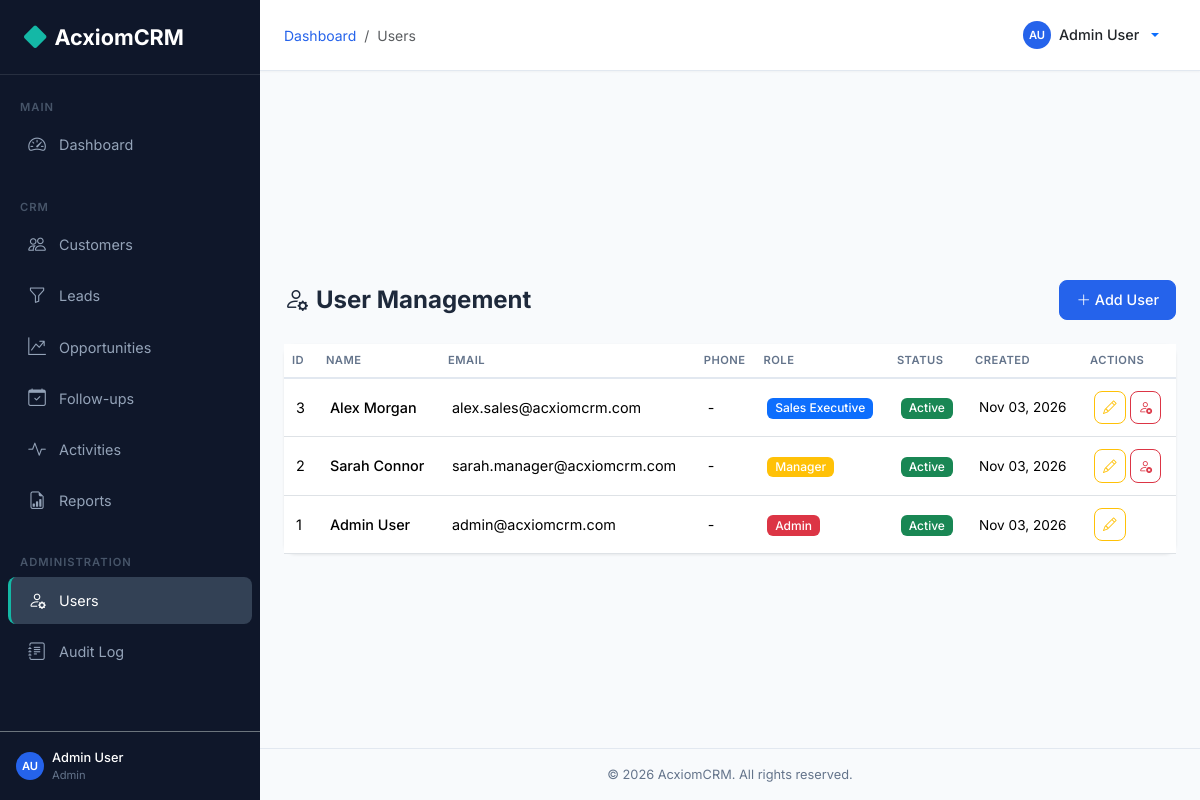
Page /users/ (signed in) on the committed database.
### backend/models.py (models this page shows, shortened)
class User(UserMixin, db.Model):
    __tablename__ = 'users'
    id = db.Column(db.Integer, primary_key=True)
    first_name = db.Column(db.String(50), nullable=False)
    last_name = db.Column(db.String(50), nullable=False)
    email = db.Column(db.String(120), unique=True, nullable=False, index=True)
    password_hash = db.Column(db.String(256), nullable=False)
    phone = db.Column(db.String(20))
    role_id = db.Column(db.Integer, db.ForeignKey('roles.id'), nullable=False)
    is_active = db.Column(db.Boolean, default=True)
    failed_login_count = db.Column(db.Integer, default=0)
    lockout_until = db.Column(db.DateTime, nullable=True)
    created_at = db.Column(db.DateTime, default=datetime.utcnow)
    updated_at = db.Column(db.DateTime, default=datetime.utcnow, onupdate=datetime.utcnow)
    customers = db.relationship('Customer', backref='assigned_user', lazy='dynamic', foreign_keys='Customer.assigned_to')
    leads = db.relationship('Lead', backref='assigned_user', lazy='dynamic', foreign_keys='Lead.assigned_to')
    opportunities = db.relationship('Opportunity', backref='assigned_user', lazy='dynamic', foreign_keys='Opportunity.assigned_to')
    @property
    def full_name(self):
        return f'{self.first_name} {self.last_name}'
    def is_admin(self):
        return self.role and self.role.name == 'Admin'

class Role(db.Model):
    __tablename__ = 'roles'
    id = db.Column(db.Integer, primary_key=True)
    name = db.Column(db.String(50), unique=True, nullable=False)
    description = db.Column(db.String(200))
    permissions = db.relationship('Permission', secondary=role_permissions, backref='roles')
    users = db.relationship('User', backref='role', lazy='dynamic')

### backend/routes/users.py (the view)
@users_bp.route('/')
@login_required
@role_required('Admin')
def list_users():
    users_list = User.query.order_by(User.created_at.desc()).all()
    return render_template('users/list.html', users_list=users_list)

### backend/models.py (called while the page is built)
@login_manager.user_loader
def load_user(user_id):
    return User.query.get(int(user_id))

### backend/routes/helpers.py (called while the page is built)
def role_required(*role_names):
    def decorator(f):
        @wraps(f)
        def decorated_function(*args, **kwargs):
            if not current_user.is_authenticated:
                return redirect(url_for('auth.login'))
            if current_user.role.name not in role_names:
                abort(403)
            return f(*args, **kwargs)
        return decorated_function
    return decorator

### frontend/templates/users/list.html (shortened to what this page needs)
{% extends 'base.html' %}
{% block breadcrumb %}
<li class="breadcrumb-item"><a href="{{ url_for('dashboard.index') }}">Dashboard</a></li>
<li class="breadcrumb-item active">Users</li>
{% endblock %}
{% block content %}
<div class="page-header">
    <h1><i class="bi bi-person-gear me-2"></i>User Management</h1>
    <a href="{{ url_for('users.create') }}" class="btn btn-primary"><i class="bi bi-plus-lg me-1"></i>Add User</a>
</div>
<div class="card">
    <div class="card-body p-0">
        {% if users_list %}
        <div class="table-responsive">
            <table class="table table-hover mb-0">
                <thead><tr><th>ID</th><th>Name</th><th>Email</th><th>Phone</th><th>Role</th><th>Status</th><th>Created</th><th>Actions</th></tr></thead>
                <tbody>
                    {% for u in users_list %}
                    <tr>
                        <td>{{ u.id }}</td>
                        <td class="fw-medium">{{ u.full_name }}</td>
                        <td>{{ u.email }}</td>
                        <td>{{ u.phone or '-' }}</td>
                        <td><span class="badge bg-{% if u.role.name == 'Admin' %}danger{% elif u.role.name == 'Manager' %}warning{% else %}primary{% endif %}">{{ u.role.name }}</span></td>
                        <td><span class="badge bg-{% if u.is_active %}success{% else %}secondary{% endif %}">{% if u.is_active %}Active{% else %}Inactive{% endif %}</span></td>
                        <td style="font-size:0.85rem;">{{ u.created_at.strftime('%b %d, %Y') }}</td>
                        <td class="text-nowrap">
                            <a href="{{ url_for('users.edit', id=u.id) }}" class="btn btn-sm btn-outline-warning btn-icon"><i class="bi bi-pencil"></i></a>
                            {% if u.id != current_user.id %}
                            {% if u.is_active %}
                            <form method="POST" action="{{ url_for('users.delete', id=u.id) }}" class="d-inline"><input type="hidden" name="csrf_token" value="{{ csrf_token() }}"/><button class="btn btn-sm btn-outline-danger btn-icon" title="Deactivate"><i class="bi bi-person-x"></i></button></form>
                            {% else %}
                            <form method="POST" action="{{ url_for('users.activate', id=u.id) }}" class="d-inline"><input type="hidden" name="csrf_token" value="{{ csrf_token() }}"/><button class="btn btn-sm btn-outline-success btn-icon" title="Activate"><i class="bi bi-person-check"></i></button></form>
                            {% endif %}
                            {% endif %}
                        </td>
                    </tr>
                    {% endfor %}
                </tbody>
            </table>
        </div>
        {% else %}
        <div class="empty-state"><i class="bi bi-person-gear"></i><p>No users found</p></div>
        {% endif %}
    </div>
</div>
{% endblock %}

### frontend/templates/base.html (shortened to what this page needs)
<!DOCTYPE html>
<html lang="en">
<head>
    <link href="https://cdn.jsdelivr.net/npm/bootstrap@5.3.2/dist/css/bootstrap.min.css" rel="stylesheet">
    <link href="https://cdn.jsdelivr.net/npm/bootstrap-icons@1.11.2/font/bootstrap-icons.min.css" rel="stylesheet">
    <link href="{{ url_for('static', filename='css/style.css') }}" rel="stylesheet">
</head>
<body>
    <nav id="sidebar" class="sidebar">
        <div class="sidebar-brand">
            <i class="bi bi-diamond-fill"></i> AcxiomCRM
        </div>
        <div class="sidebar-nav">
            <div class="sidebar-section">Main</div>
            <ul class="nav flex-column">
                <li class="nav-item">
                    <a class="nav-link {% if request.endpoint == 'dashboard.index' %}active{% endif %}" href="{{ url_for('dashboard.index') }}">
                        <i class="bi bi-speedometer2"></i> Dashboard
                    </a>
                </li>
            </ul>
            <div class="sidebar-section mt-3">CRM</div>
            <ul class="nav flex-column">
                <li class="nav-item">
                    <a class="nav-link {% if 'customers' in (request.endpoint or '') %}active{% endif %}" href="{{ url_for('customers.list_customers') }}">
                        <i class="bi bi-people"></i> Customers
                    </a>
                </li>
                <li class="nav-item">
                    <a class="nav-link {% if 'leads' in (request.endpoint or '') %}active{% endif %}" href="{{ url_for('leads.list_leads') }}">
                        <i class="bi bi-funnel"></i> Leads
                    </a>
                </li>
                <li class="nav-item">
                    <a class="nav-link {% if 'opportunities' in (request.endpoint or '') %}active{% endif %}" href="{{ url_for('opportunities.list_opportunities') }}">
                        <i class="bi bi-graph-up-arrow"></i> Opportunities
                    </a>
                </li>
                <li class="nav-item">
                    <a class="nav-link {% if 'followups' in (request.endpoint or '') %}active{% endif %}" href="{{ url_for('followups.list_followups') }}">
                        <i class="bi bi-calendar-check"></i> Follow-ups
                    </a>
                </li>
                <li class="nav-item">
                    <a class="nav-link {% if 'activities' in (request.endpoint or '') %}active{% endif %}" href="{{ url_for('activities.list_activities') }}">
                        <i class="bi bi-activity"></i> Activities
                    </a>
                </li>
                <li class="nav-item">
                    <a class="nav-link {% if 'reports' in (request.endpoint or '') %}active{% endif %}" href="{{ url_for('reports.index') }}">
                        <i class="bi bi-file-earmark-bar-graph"></i> Reports
                    </a>
                </li>
            </ul>
            {% if current_user.is_admin() %}
            <div class="sidebar-section mt-3">Administration</div>
            <ul class="nav flex-column">
                <li class="nav-item">
                    <a class="nav-link {% if 'users' in (request.endpoint or '') %}active{% endif %}" href="{{ url_for('users.list_users') }}">
                        <i class="bi bi-person-gear"></i> Users
                    </a>
                </li>
                <li class="nav-item">
                    <a class="nav-link {% if 'audit' in (request.endpoint or '') %}active{% endif %}" href="{{ url_for('audit.list_logs') }}">
                        <i class="bi bi-journal-text"></i> Audit Log
                    </a>
                </li>
            </ul>
            {% endif %}
        </div>
        <div class="p-3 border-top border-secondary">
            <div class="d-flex align-items-center gap-2">
                <div class="user-avatar user-avatar-sm">{{ current_user.first_name[0] }}{{ current_user.last_name[0] }}</div>
                <div class="flex-grow-1">
                    <div style="font-size:0.8rem;color:#fff;font-weight:500;">{{ current_user.full_name }}</div>
                    <div style="font-size:0.7rem;color:#64748B;">{{ current_user.role.name }}</div>
                </div>
            </div>
        </div>
    </nav>
    <div class="main-content">
        <div class="top-navbar">
            <div class="d-flex align-items-center gap-3">
                <nav aria-label="breadcrumb">
                    <ol class="breadcrumb mb-0">
                        {% block breadcrumb %}{% endblock %}
                    </ol>
                </nav>
            </div>
            <div class="dropdown">
                <button class="btn btn-link text-decoration-none dropdown-toggle d-flex align-items-center gap-2" type="button" data-bs-toggle="dropdown">
                    <div class="user-avatar user-avatar-sm">{{ current_user.first_name[0] }}{{ current_user.last_name[0] }}</div>
                    <span class="text-dark fw-medium" style="font-size:0.9rem;">{{ current_user.full_name }}</span>
                </button>
            </div>
        </div>
        <div class="content-area pb-0 pt-3" style="padding-bottom:0!important;">
        </div>
        <div class="content-area">
            {% block content %}{% endblock %}
        </div>
        <div class="footer">
            &copy; 2026 AcxiomCRM. All rights reserved.
        </div>
    </div>
</body>
</html>

### frontend/static/css/style.css (style rules this page uses)
:root { --primary: #2563EB; --primary-dark: #1D4ED8; --sidebar-bg: #0F172A; --sidebar-hover: #1E293B; --sidebar-active: #334155; --bg: #F8FAFC; --card-bg: #FFFFFF; --accent: #14B8A6; --text-primary: #1E293B; --text-secondary: #64748B; --border: #E2E8F0; --sidebar-width: 260px; }
body { background-color: var(--bg); font-family: 'Inter', -apple-system, BlinkMacSystemFont, 'Segoe UI', sans-serif; color: var(--text-primary); }
.sidebar { position: fixed; top: 0; left: 0; width: var(--sidebar-width); height: 100vh; background: var(--sidebar-bg); z-index: 1040; transition: transform 0.3s ease; overflow-y: auto; display: flex; flex-direction: column; }
.sidebar-brand { padding: 1.25rem 1.5rem; font-size: 1.35rem; font-weight: 700; color: #fff; border-bottom: 1px solid rgba(255,255,255,0.1); display: flex; align-items: center; gap: 0.5rem; }
.sidebar-brand i { color: var(--accent); font-size: 1.4rem; }
.sidebar-nav { flex: 1; padding: 0.75rem 0; }
.sidebar-nav .nav-item { margin: 2px 8px; }
.sidebar-nav .nav-link { color: #94A3B8; padding: 0.65rem 1rem; border-radius: 8px; display: flex; align-items: center; gap: 0.75rem; font-size: 0.9rem; transition: all 0.2s; text-decoration: none; border-left: 3px solid transparent; }
.sidebar-nav .nav-link.active { color: #fff; background: var(--sidebar-active); border-left-color: var(--accent); }
.sidebar-nav .nav-link i { font-size: 1.1rem; width: 20px; text-align: center; }
.sidebar-section { padding: 0.75rem 1.25rem 0.25rem; font-size: 0.7rem; text-transform: uppercase; letter-spacing: 1px; color: #475569; font-weight: 600; }
.main-content { margin-left: var(--sidebar-width); min-height: 100vh; display: flex; flex-direction: column; }
.top-navbar { background: var(--card-bg); border-bottom: 1px solid var(--border); padding: 0.75rem 1.5rem; display: flex; align-items: center; justify-content: space-between; position: sticky; top: 0; z-index: 1030; box-shadow: 0 1px 2px rgba(0,0,0,0.04); }
.content-area { padding: 1.5rem; flex: 1; }
.card { border: none; border-radius: 12px; box-shadow: 0 1px 3px rgba(0,0,0,0.08); background: var(--card-bg); }
.table { font-size: 0.9rem; margin-bottom: 0; }
.table th { font-weight: 600; color: var(--text-secondary); text-transform: uppercase; font-size: 0.7rem; letter-spacing: 0.5px; border-bottom: 2px solid var(--border); white-space: nowrap; }
.table td { vertical-align: middle; padding: 0.75rem; }
.badge { font-weight: 500; font-size: 0.75rem; padding: 0.35em 0.65em; border-radius: 6px; }
.btn { border-radius: 8px; font-size: 0.9rem; font-weight: 500; padding: 0.5rem 1rem; }
.btn-primary { background: var(--primary); border-color: var(--primary); }
.btn-icon { padding: 0.35rem 0.5rem; font-size: 0.85rem; }
.breadcrumb { margin-bottom: 0; font-size: 0.875rem; background: transparent; }
.breadcrumb-item a { color: var(--primary); text-decoration: none; }
.page-header { display: flex; justify-content: space-between; align-items: center; margin-bottom: 1.5rem; flex-wrap: wrap; gap: 0.75rem; }
.page-header h1 { font-size: 1.5rem; font-weight: 700; margin: 0; }
.user-avatar { width: 36px; height: 36px; border-radius: 50%; background: var(--primary); color: #fff; display: flex; align-items: center; justify-content: center; font-weight: 600; font-size: 0.85rem; }
.user-avatar-sm { width: 28px; height: 28px; font-size: 0.7rem; }
.footer { padding: 1rem 1.5rem; text-align: center; color: var(--text-secondary); font-size: 0.8rem; border-top: 1px solid var(--border); }

### rows in the picture
User: first_name "A", last_name "U", full_name "Admin User", id "1", email "admin@acxiomcrm.com", phone "-", role.name "Admin", is_active "Active", created_at "Nov 03, 2026"
Role: role.name "Admin"
User: id "3", full_name "Alex Morgan", email "alex.sales@acxiomcrm.com", phone "-", role.name "Sales Executive", is_active "Active", created_at "Nov 03, 2026"
User: id "2", full_name "Sarah Connor", email "sarah.manager@acxiomcrm.com", phone "-", role.name "Manager", is_active "Active", created_at "Nov 03, 2026"
